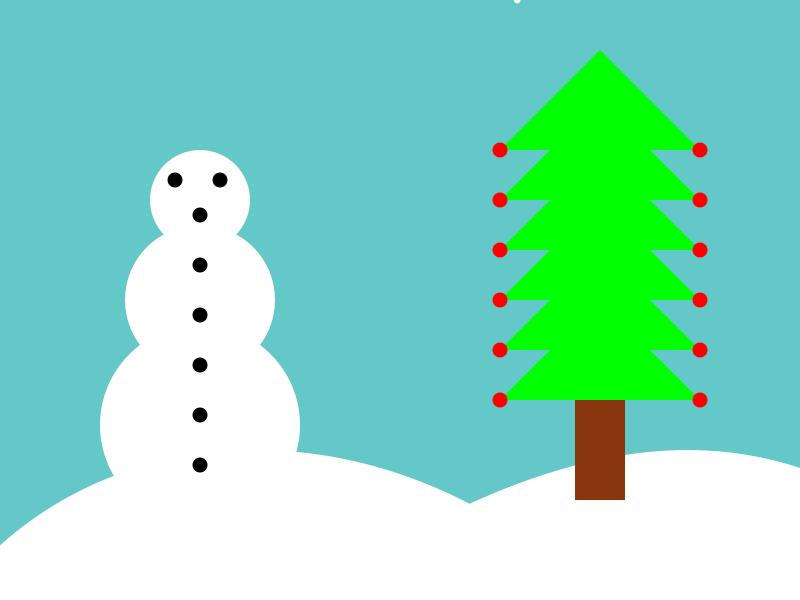
Frame 1 (no input)
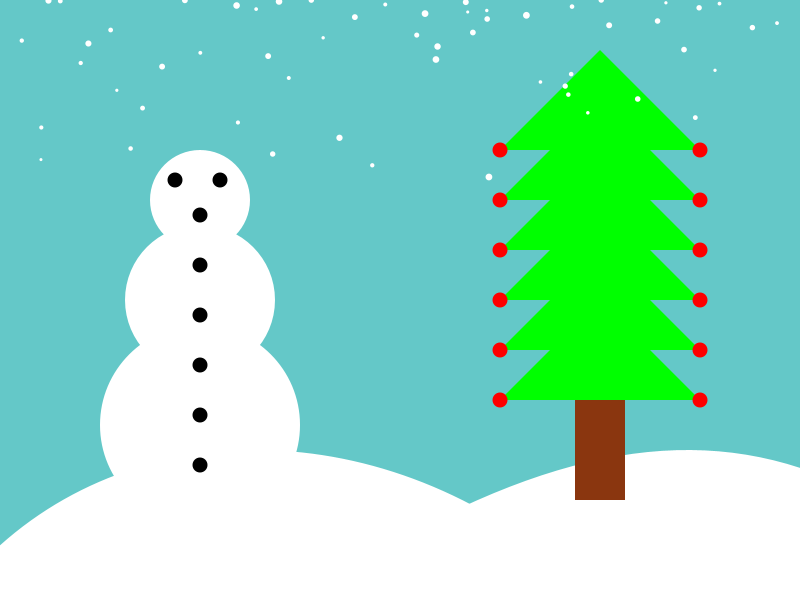
Frame 60 (the mouse pressed at the canvas centre just before this capture)
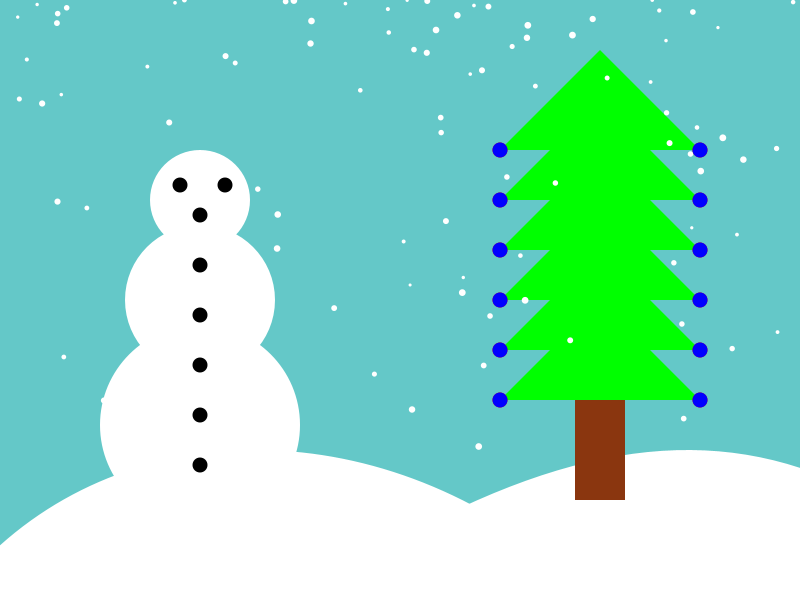
Frame 120 (the mouse held since frame 60 and released just before this capture)

The Processing sketch that drew these frames (run headless with seeded random() and noise(); from frame 60 on, the mouse is pressed at the canvas centre):

// Processing sketch: processing_82940
// ── processing_82940.pde

float[] xPos = new float[0];
float[] yPos = new float[0];
float[] xVel = new float[0];
float[] yVel = new float[0];
float[] partSize = new float[0];



void setup() {
  size (800, 600);
}


void draw () {
  background(100, 200, 200);

  noStroke();
  //snowman

  fill(255);
  bezier (-50, 600, 100, 400, 400, 400, 600, 600);
  bezier (300, 600, 600, 400, 800, 400, 1000, 600);

  // bottom
  fill(255);
  ellipse (200, 425, 200, 200); 

  // middle
  ellipse (200, 300, 150, 150); 
  //head
  ellipse (200, 200, 100, 100); 


  //tree

  fill(138, 54, 15);
  rect(575, 350, 50, 150);


  fill(0, 255, 0);
  for (int xTri = 600; xTri < 620; xTri +=90) {
    for (int yTri = 50; yTri <350; yTri +=50)
      triangle(xTri, yTri, xTri-100, yTri +100, xTri +100, yTri +100);
  }




  //snow

  
  xPos = append(xPos, random (0, 800));
  yPos = append(yPos, random (0));
  xVel = append(xVel, random(-1, 1));
  yVel = append(yVel, (0.1));
  partSize = append(partSize, random(3, 7));

  fill(255);


  for (int i = 0; i<xPos.length; i++ ) {  

 
    ellipse(xPos[i], yPos[i], partSize[i], partSize[i]);

    
    xPos[i] += xVel[i];
    yPos[i] += yVel[i];

    
    yVel[i]+=0.1;
  }

 
  if (xPos.length>200) {
    xPos = subset(xPos, 1);
    yPos = subset(yPos, 1);
    xVel = subset(xVel, 1);
    yVel = subset(yVel, 1);
    partSize = subset(partSize, 1);
  }
  

     
      

  //coal


  fill(0);
  for (float yCoal=215; yCoal<=500; yCoal+=50) {

    //coal buttons
    ellipse(200, yCoal, 15, 15);
  }
  //coal eyes
  float leftXeye = constrain(map( mouseX, 0, 600, 0, 400), 175, 180);
  float leftYeye = constrain(map( mouseY, 0, 600, 0, 400), 180, 185);
  
  float rightXeye = constrain(map( mouseX, 0, 600, 0, 400), 220, 225);
  float rightYeye = constrain(map( mouseY, 0, 600, 0, 400), 180, 185);
  

  ellipse(leftXeye, leftYeye, 15, 15);
  ellipse(rightXeye, rightYeye, 15, 15);

  //baulballs

  for (float yLight=150; yLight<=400; yLight+=50) {
    fill (255, 0, 0);
    ellipse (700, yLight, 15, 15);
    ellipse (500, yLight, 15, 15);
  


if (mousePressed) {
 fill (0,0,255);
     ellipse (700, yLight, 15, 15);
    ellipse (500, yLight, 15, 15);
    
}

  
}
 

}
